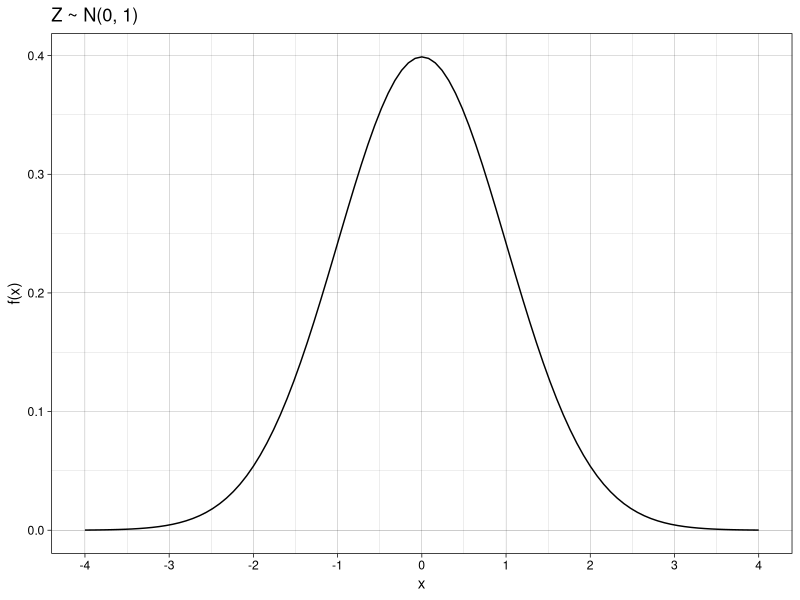
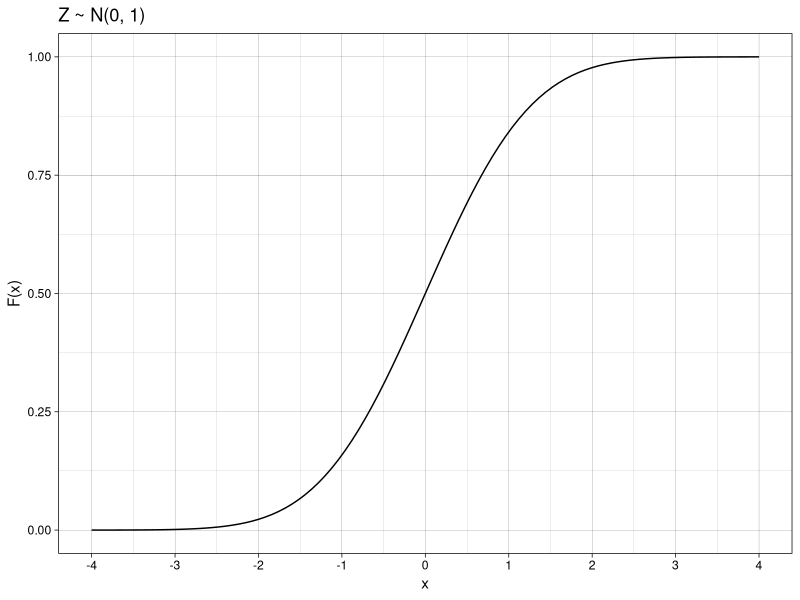
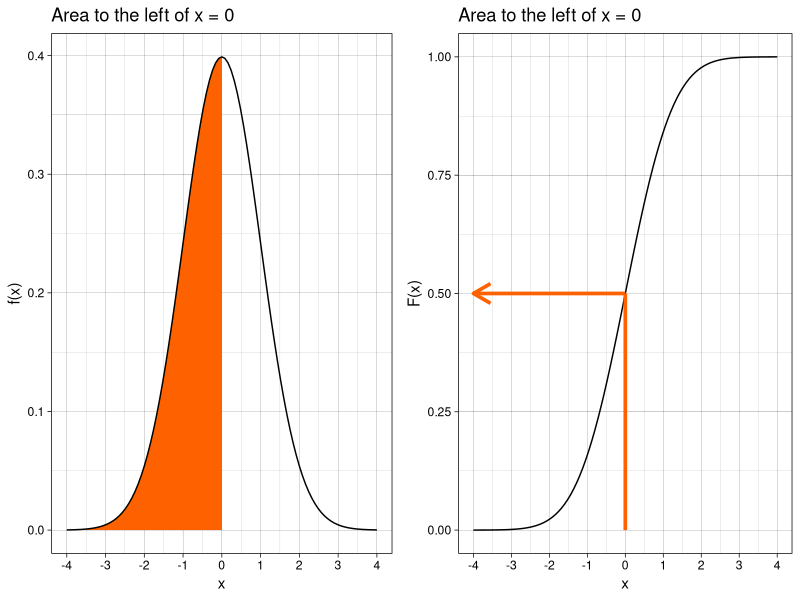
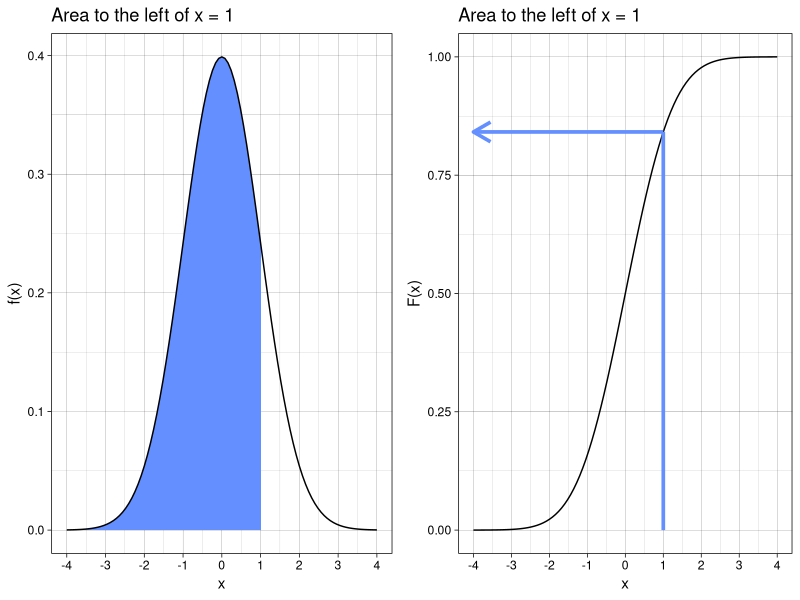
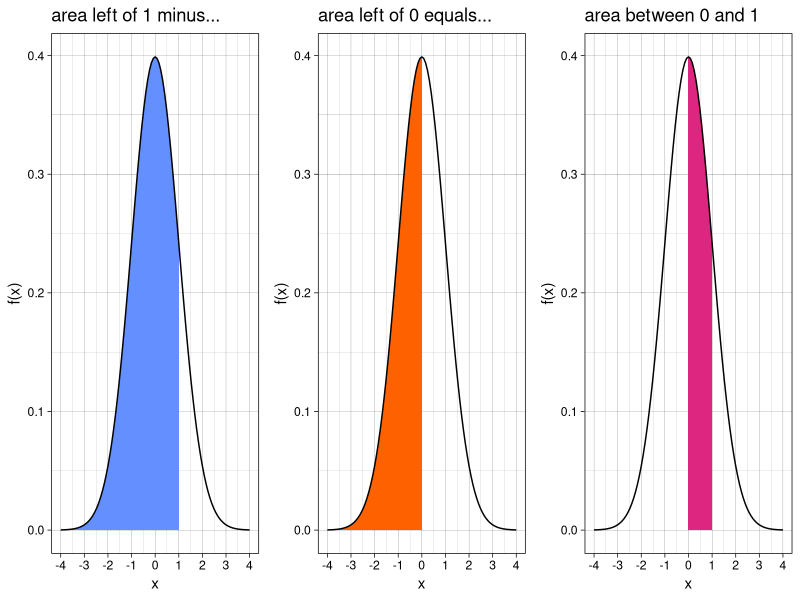
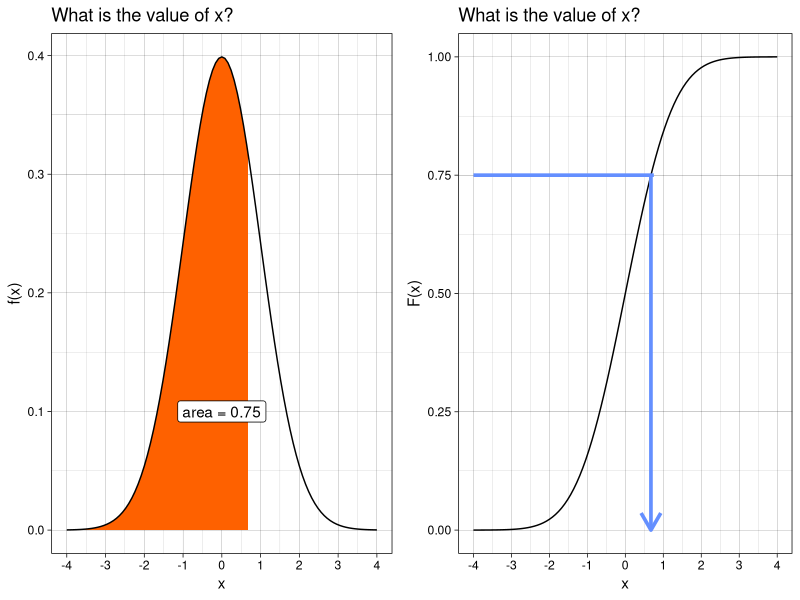
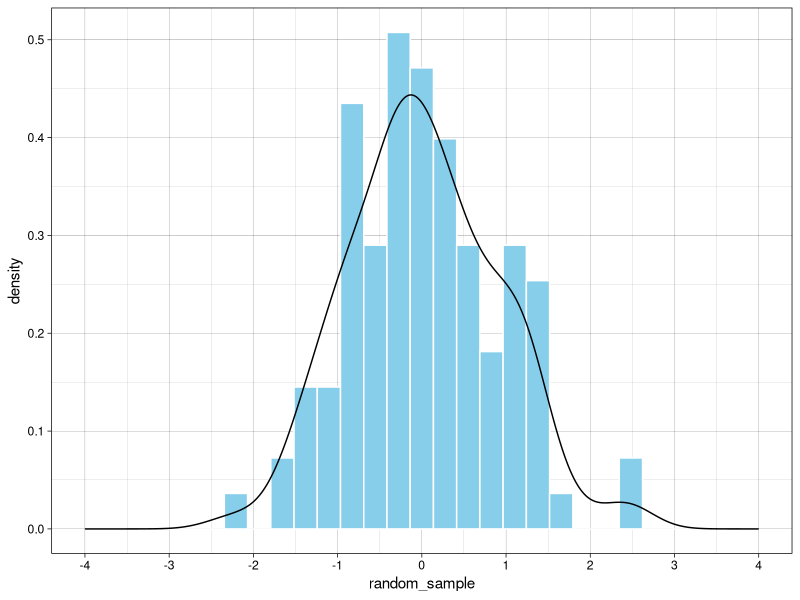
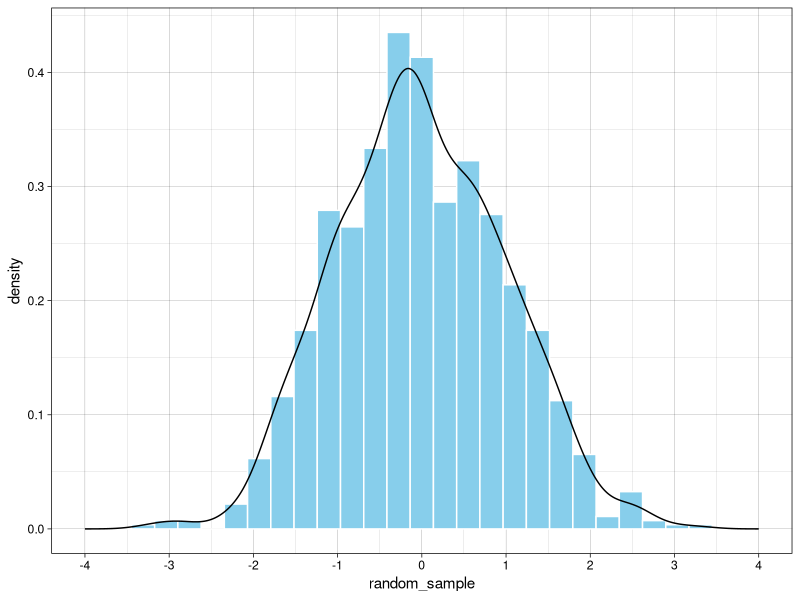

The R source for these figures, in order:
## ---- chunk 1
knitr::opts_chunk$set(
  warning = FALSE,
  message = FALSE,
  comment = NA
)
library(tidyverse)
library(gridExtra)
## ---- chunk 2
ggplot() + 
  stat_function(fun = dnorm, 
                args = list(0, 1)) +
  scale_x_continuous(limits = c(-4, 4), 
                     breaks = seq(from = -4, to = 4, by = 1)) +
  labs(title = "Z ~ N(0, 1)", x = "x", y = "f(x)") + 
  theme_linedraw()
## ---- chunk 3
ggplot() + 
  stat_function(fun = pnorm, 
                args = list(0, 1)) +
  scale_x_continuous(limits = c(-4, 4), 
                     breaks = seq(from = -4, to = 4, by = 1)) +
  labs(title = "Z ~ N(0, 1)", x = "x", y = "F(x)") + 
  theme_linedraw()
## ---- chunk 4
pdf <- ggplot() + 
  stat_function(fun = dnorm, args = list(0, 1), 
                geom = "area", 
                fill = "#FE6100", 
                xlim = c(-4, 0)) + 
  stat_function(fun = dnorm, 
                args = list(0, 1)) +
  scale_x_continuous(limits = c(-4, 4), 
                     breaks = seq(from = -4, to = 4, by = 1)) +
  labs(title = "Area to the left of x = 0", 
       x = "x", 
       y = "f(x)") + 
  theme_linedraw()

cdf <- ggplot() + 
  stat_function(fun = pnorm, 
                args = list(0, 1)) +
  scale_x_continuous(limits = c(-4, 4), 
                     breaks = seq(from = -4, to = 4, by = 1)) +
  labs(title = "Area to the left of x = 0", 
       x = "x", y = "F(x)") + 
  geom_segment(aes(x = 0, 
                   xend =  0, 
                   y = 0, 
                   yend = 0.5), 
               color = "#FE6100",
               size = 1.25) +
  geom_segment(aes(x = 0, 
                   xend = -4, 
                   y = 0.5, 
                   yend = 0.5), 
               color = "#FE6100", 
               size = 1.25,
               arrow = arrow(length = unit(0.5,"cm"))) +
  theme_linedraw()

grid.arrange(pdf, cdf, ncol = 2)
## ---- chunk 5
pnorm(q = 0, mean = 0, sd = 1) #lower.tail = TRUE is the default
pnorm(q = 0, mean = 0, sd = 1, lower.tail = FALSE) #area above 0
## ---- chunk 6
pdf <- ggplot() + 
  stat_function(fun = dnorm, 
                args = list(0, 1), 
                geom = "area", 
                fill = "#648FFF", 
                xlim = c(-4, 1)) + 
  stat_function(fun = dnorm, 
                args = list(0, 1)) +
  scale_x_continuous(limits = c(-4, 4), 
                     breaks = seq(from = -4, to = 4, by = 1)) +
  labs(title = "Area to the left of x = 1", 
       x = "x", 
       y = "f(x)") + 
  theme_linedraw()

cdf <- ggplot() + 
  stat_function(fun = pnorm, 
                args = list(0, 1)) +
  scale_x_continuous(limits = c(-4, 4), 
                     breaks = seq(from = -4, to = 4, by = 1)) +
  labs(title = "Area to the left of x = 1", 
       x = "x", y = "F(x)") + 
  geom_segment(aes(x = 1, 
                   xend =  1, 
                   y = 0, 
                   yend = pnorm(1)), 
               color = "#648FFF",
               size = 1.25) +
  geom_segment(aes(x = 1, 
                   xend = -4, 
                   y = pnorm(1), 
                   yend = pnorm(1)), 
               color = "#648FFF", 
               size = 1.25,
               arrow = arrow(length = unit(0.5,"cm"))) +
  theme_linedraw()

grid.arrange(pdf, cdf, ncol = 2)
## ---- chunk 7
pnorm(q = 1, mean = 0, sd = 1) #lower.tail = TRUE is the default
pnorm(q = 1, mean = 0, sd = 1, lower.tail = FALSE) # area above 1
## ---- chunk 8
P1 <- ggplot() + 
  stat_function(fun = dnorm, 
                args = list(0, 1), 
                geom = "area", 
                fill = "#648FFF", 
                xlim = c(-4, 1)) + 
  stat_function(fun = dnorm, 
                args = list(0, 1)) +
  scale_x_continuous(limits = c(-4, 4), 
                     breaks = seq(from = -4, to = 4, by = 1)) +
  labs(title = "area left of 1 minus...", 
       x = "x", 
       y = "f(x)") + 
  theme_linedraw()

P2 <- ggplot() + 
  stat_function(fun = dnorm, 
                args = list(0, 1), 
                geom = "area", 
                fill = "#FE6100", 
                xlim = c(-4, 0)) + 
  stat_function(fun = dnorm, 
                args = list(0, 1)) +
  scale_x_continuous(limits = c(-4, 4), 
                     breaks = seq(from = -4, to = 4, by = 1)) +
  labs(title = "area left of 0 equals...", 
       x = "x", 
       y = "f(x)") + 
  theme_linedraw()

P3 <- ggplot() + 
  stat_function(fun = dnorm, args = list(0, 1), 
                geom = "area", 
                fill = "#DC267F", 
                xlim = c(0, 1)) + 
  stat_function(fun = dnorm, 
                args = list(0, 1)) +
  scale_x_continuous(limits = c(-4, 4), 
                     breaks = seq(from = -4, to = 4, by = 1)) +
  labs(title = "area between 0 and 1", 
       x = "x", 
       y = "f(x)") + 
  theme_linedraw()

grid.arrange(P1, P2, P3, ncol = 3)
## ---- chunk 9
pnorm(q = 1, mean = 0, sd = 1) - pnorm(q = 0, mean = 0, sd = 1)
## ---- chunk 10
pdf <- ggplot() + 
  stat_function(fun = dnorm, 
                args = list(0, 1), 
                geom = "area", 
                fill = "#FE6100", 
                xlim = c(-4, qnorm(0.75))) + 
  stat_function(fun = dnorm, 
                args = list(0, 1)) +
  scale_x_continuous(limits = c(-4, 4), 
                     breaks = seq(from = -4, to = 4, by = 1)) +
  labs(title = "What is the value of x?", 
       x = "x", 
       y = "f(x)") + 
  annotate("label", 
           x = 0, 
           y = 0.1, 
           label = "area = 0.75") +
  theme_linedraw()

cdf <- ggplot() +
  stat_function(fun = pnorm, 
                args = list(0, 1)) +
  scale_x_continuous(limits = c(-4, 4), 
                     breaks = seq(from = -4, to = 4, by = 1)) +
  labs(title = "What is the value of x?",
       x = "x", y = "F(x)") +
  geom_segment(aes(x = qnorm(0.75),
                   xend =  qnorm(0.75),
                   y = 0.75,
                   yend = 0),
               color = "#648FFF",
               size = 1.25,
               arrow = arrow(length = unit(0.5,"cm"))) +
  geom_segment(aes(x = -4,
                   xend = 0.75,
                   y = 0.75,
                   yend = 0.75),
               color = "#648FFF",
               size = 1.25) +
  theme_linedraw()

grid.arrange(pdf, cdf, ncol = 2)
## ---- chunk 11
(x_val <- qnorm(p = .75, mean = 0, sd = 1))
pnorm(q = x_val, mean = 0, sd = 1)   # check the x, we get the area
## ---- chunk 12
rnorm(5)
rnorm(10)
rnorm(25)
## ---- chunk 13
set.seed(0)
## ---- chunk 14
random_sample <- rnorm(100)
ggplot(NULL, aes(x = random_sample)) +
  geom_histogram(aes(y = ..density..), 
                 bins = 30,
                 fill = "skyblue", 
                 color = "white") +
  geom_density() +
  scale_x_continuous(limits = c(-4, 4), 
                     breaks = seq(from = -4, to = 4, by = 1)) +
  theme_linedraw()
## ---- chunk 15
set.seed(0)
## ---- chunk 16
random_sample <- rnorm(1000)
ggplot(NULL, aes(x = random_sample)) +
  geom_histogram(aes(y = ..density..), 
                 bins = 30,
                 fill = "skyblue", 
                 color = "white") +
  geom_density() +
  scale_x_continuous(limits = c(-4, 4), 
                     breaks = seq(from = -4, to = 4, by = 1)) +
  theme_linedraw()
## ---- chunk 17
set.seed(0)
## ---- chunk 18
random_sample <- rnorm(10^6)
ggplot(NULL, aes(x = random_sample)) +
  geom_histogram(aes(y = ..density..), 
                 bins = 30,
                 fill = "skyblue", 
                 color = "white") +
  geom_density() +
  scale_x_continuous(limits = c(-4, 4), 
                     breaks = seq(from = -4, to = 4, by = 1)) +
  theme_linedraw()
